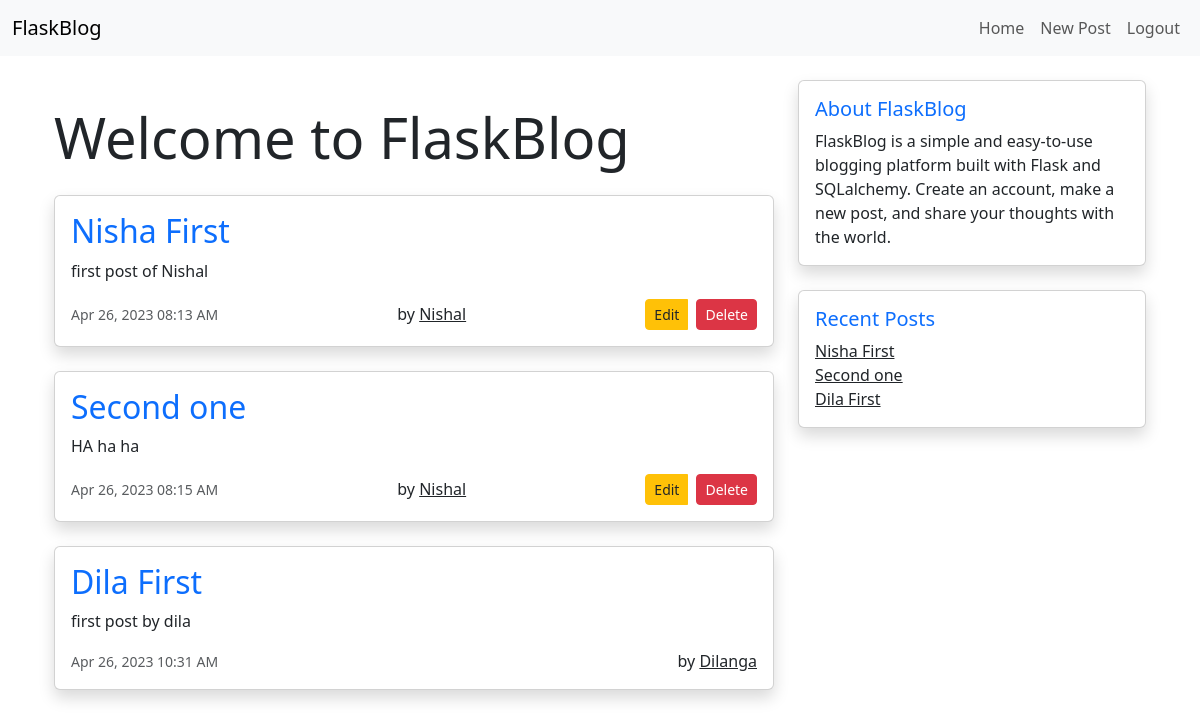
The page /home (signed in) on the database as committed earlier.
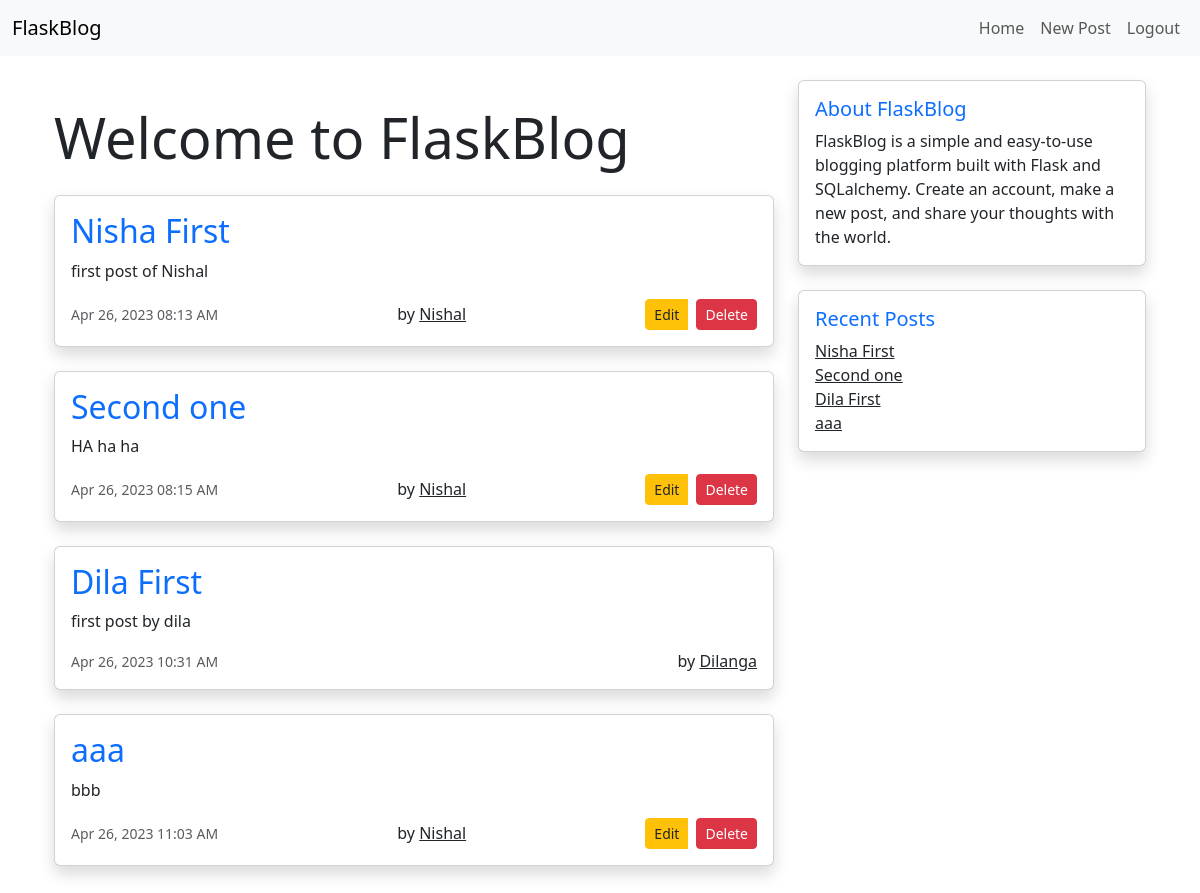
The same page on the database as committed later.
### website/models.py (models this page shows)
class Post(db.Model):
    id = db.Column(db.Integer, primary_key=True)
    title = db.Column(db.Text, nullable=False)
    content = db.Column(db.Text, nullable=False)
    date_created = db.Column(db.DateTime(timezone=True), default=func.now())
    author = db.Column(db.Integer, db.ForeignKey('user.id', ondelete="CASCADE"), nullable=False)

class User(db.Model, UserMixin):
    id = db.Column(db.Integer, primary_key=True)
    email = db.Column(db.String(150), unique=True)
    username = db.Column(db.String(150), unique=True)
    password = db.Column(db.String(150))
    date_created = db.Column(db.DateTime(timezone=True), default=func.now())
    Posts = db.relationship('Post', backref='user', passive_deletes=True)

### website/views.py (the view)
@views.route("/")
@views.route("/home")
@login_required
def home():
    posts = Post.query.all()
    return render_template("home.html", name=current_user.username, posts=posts)

### website/__init__.py (called while the page is built)
def create_app():
    app = Flask(__name__)
    app.config['SECRET_KEY'] = "nishal"
    app.config['SQLALCHEMY_DATABASE_URI'] = f'sqlite:///{DB_NAME}'
    db.init_app(app)
    from .views import views
    from .auth import auth
    app.register_blueprint(views, url_prefix="/")
    app.register_blueprint(auth, url_prefix="/")
    from .models import User, Post
    login_manager = LoginManager()
    login_manager.login_view = "auth.login"
    login_manager.init_app(app)
    @login_manager.user_loader
    def load_user(id):
        return User.query.get(int(id))
    with app.app_context():
        db.create_all()
    def datetimeformat(value, format='%b %d, %Y'):
        return value.strftime(format)
    app.jinja_env.filters['datetimeformat'] = datetimeformat
    return app

### website/templates/home.html (shortened to what this page needs)
{% extends 'base.html' %}
{% block content %}
  <div class="container">
    <div class="row">
      <div class="col-lg-8">
        <h1 class="my-4 display-4">{% block title %} Welcome to FlaskBlog {% endblock %}</h1>
        {% if posts %}
          {% for post in posts %}
            <div class="card mb-4 shadow">
              <div class="card-body">
                <a href="{{ url_for('views.post', post_id=post.id) }}" class="text-decoration-none">
                  <h2 class="card-title text-primary">{{ post.title }}</h2>
                </a>
                <p class="card-text">{{ post.content }}</p>
                <div class="d-flex justify-content-between align-items-center">
                  <small class="text-muted">{{ post.date_created|datetimeformat('%b %d, %Y %I:%M %p') }}</small>
                  <div class="font-italic">by <a href="/post/{{post.user.username}}" class="text-dark">{{post.user.username}}</a></div>
                  {% if current_user.is_authenticated %}
                    {% if current_user.id == post.author %}
                      <div class="btn-group" role="group">
                        <a href="{{ url_for('views.edit', post_id=post.id) }}" class="btn btn-sm btn-warning text-dark">
                          Edit
                        </a>
                        <form action="{{ url_for('views.delete_post', post_id=post.id) }}" method="POST">
                          <button type="submit" class="btn btn-sm btn-danger">Delete</button>
                        </form>
                      </div>
                    {% endif %}
                  {% endif %}
                </div>
              </div>
            </div>
          {% endfor %}
        {% else %}
          <div class="alert alert-info" role="alert">
            There are no posts yet. <a href="{{ url_for('views.create') }}" class="alert-link">Create a new post</a> to get started.
          </div>
        {% endif %}
      </div>
      <div class="col-lg-4">
        <div class="card mb-4 shadow">
          <div class="card-body">
            <h5 class="card-title text-primary">About FlaskBlog</h5>
            <p class="card-text">FlaskBlog is a simple and easy-to-use blogging platform built with Flask and SQLalchemy. Create an account, make a new post, and share your thoughts with the world.</p>
          </div>
        </div>
        <div class="card mb-4 shadow">
          <div class="card-body">
            <h5 class="card-title text-primary">Recent Posts</h5>
            {% if posts %}
              {% for post in posts[:5] %}
                <a href="{{ url_for('views.post', post_id=post.id) }}" class="card-link text-dark">{{ post['title'] }}</a><br>
              {% endfor %}
            {% else %}
              <p class="card-text">No posts yet.</p>
            {% endif %}
          </div>
        </div>
      </div>
    </div>
  </div>
{% endblock %}

### website/templates/base.html (shortened to what this page needs)
<!DOCTYPE html>
<html lang="en">
  <head>
    <link rel="stylesheet" href="https://cdn.jsdelivr.net/npm/bootstrap@5.3.0-alpha3/dist/css/bootstrap.min.css">
  </head>
  <body>
    <nav class="navbar navbar-expand-md navbar-light bg-light">
      <div class="container-fluid">
        <a class="navbar-brand" href="{{ url_for('views.home') }}">FlaskBlog</a>
        <div class="collapse navbar-collapse" id="navbarNav">
          <ul class="navbar-nav ms-auto">
            <li class="nav-item">
              <a class="nav-link" href="{{ url_for('views.home') }}">Home</a>
            </li>
            {% if current_user.is_authenticated %}
            <li class="nav-item">
              <a class="nav-link" href="{{ url_for('views.create') }}">New Post</a>
            </li>
            <li class="nav-item">
              <a class="nav-link" href="{{ url_for('auth.logout') }}">Logout</a>
            </li>
            {% endif %}
          </ul>
        </div>
      </div>
    </nav>
    <div class="container my-4">
      {% block content %}{% endblock %}
    </div>
    <script src="https://cdn.jsdelivr.net/npm/bootstrap@5.3.0-alpha3/dist/js/bootstrap.bundle.min.js"></script>  </body>
</html>

Rows that differ between the two databases and show on the page:
added Post: title "aaa", content "bbb", date_created "Apr 26, 2023 11:03 AM", user.username "Nishal"
